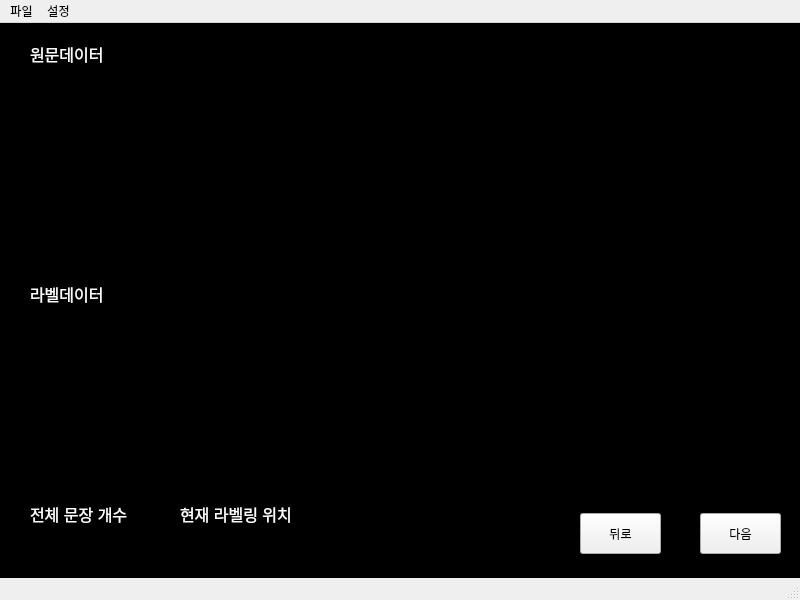
<?xml version="1.0" encoding="UTF-8"?>
<ui version="4.0">
 <class>MainWindow</class>
 <widget class="QMainWindow" name="MainWindow">
  <property name="geometry">
   <rect>
    <x>0</x>
    <y>0</y>
    <width>800</width>
    <height>600</height>
   </rect>
  </property>
  <property name="windowTitle">
   <string>MainWindow</string>
  </property>
  <widget class="QWidget" name="centralwidget">
   <widget class="QLabel" name="background">
    <property name="enabled">
     <bool>false</bool>
    </property>
    <property name="geometry">
     <rect>
      <x>-200</x>
      <y>-60</y>
      <width>1271</width>
      <height>1001</height>
     </rect>
    </property>
    <property name="styleSheet">
     <string notr="true">background:black;
</string>
    </property>
    <property name="text">
     <string/>
    </property>
   </widget>
   <widget class="QLabel" name="orgdata">
    <property name="geometry">
     <rect>
      <x>30</x>
      <y>20</y>
      <width>81</width>
      <height>21</height>
     </rect>
    </property>
    <property name="font">
     <font>
      <pointsize>12</pointsize>
     </font>
    </property>
    <property name="styleSheet">
     <string notr="true">color:white;</string>
    </property>
    <property name="text">
     <string>원문데이터</string>
    </property>
   </widget>
   <widget class="QLabel" name="labeldata">
    <property name="geometry">
     <rect>
      <x>30</x>
      <y>260</y>
      <width>81</width>
      <height>21</height>
     </rect>
    </property>
    <property name="font">
     <font>
      <pointsize>12</pointsize>
     </font>
    </property>
    <property name="styleSheet">
     <string notr="true">color:white;</string>
    </property>
    <property name="text">
     <string>라벨데이터</string>
    </property>
   </widget>
   <widget class="QPushButton" name="next">
    <property name="geometry">
     <rect>
      <x>700</x>
      <y>490</y>
      <width>81</width>
      <height>41</height>
     </rect>
    </property>
    <property name="text">
     <string>다음</string>
    </property>
   </widget>
   <widget class="QPushButton" name="prev">
    <property name="geometry">
     <rect>
      <x>580</x>
      <y>490</y>
      <width>81</width>
      <height>41</height>
     </rect>
    </property>
    <property name="text">
     <string>뒤로</string>
    </property>
   </widget>
   <widget class="QTextEdit" name="label_value">
    <property name="geometry">
     <rect>
      <x>30</x>
      <y>300</y>
      <width>711</width>
      <height>141</height>
     </rect>
    </property>
    <property name="styleSheet">
     <string notr="true">QTextEdit {
                color: white;
                font-size: 14px;
                background-color: black;
            }
</string>
    </property>
    <property name="html">
     <string>&lt;!DOCTYPE HTML PUBLIC &quot;-//W3C//DTD HTML 4.0//EN&quot; &quot;http://www.w3.org/TR/REC-html40/strict.dtd&quot;&gt;
&lt;html&gt;&lt;head&gt;&lt;meta name=&quot;qrichtext&quot; content=&quot;1&quot; /&gt;&lt;meta charset=&quot;utf-8&quot; /&gt;&lt;style type=&quot;text/css&quot;&gt;
p, li { white-space: pre-wrap; }
hr { height: 1px; border-width: 0; }
li.unchecked::marker { content: &quot;\2610&quot;; }
li.checked::marker { content: &quot;\2612&quot;; }
&lt;/style&gt;&lt;/head&gt;&lt;body style=&quot; font-family:'맑은 고딕'; font-size:14px; font-weight:400; font-style:normal;&quot; bgcolor=&quot;#000000&quot;&gt;
&lt;p style=&quot; margin-top:0px; margin-bottom:0px; margin-left:0px; margin-right:0px; -qt-block-indent:0; text-indent:0px;&quot;&gt;&lt;span style=&quot; font-size:12pt;&quot;&gt; &lt;/span&gt;&lt;/p&gt;&lt;/body&gt;&lt;/html&gt;</string>
    </property>
   </widget>
   <widget class="QTextEdit" name="org_value">
    <property name="geometry">
     <rect>
      <x>30</x>
      <y>50</y>
      <width>711</width>
      <height>141</height>
     </rect>
    </property>
    <property name="styleSheet">
     <string notr="true">QTextEdit {
                color: white;
                font-size: 14px;
                background-color: black;
            }
</string>
    </property>
    <property name="html">
     <string>&lt;!DOCTYPE HTML PUBLIC &quot;-//W3C//DTD HTML 4.0//EN&quot; &quot;http://www.w3.org/TR/REC-html40/strict.dtd&quot;&gt;
&lt;html&gt;&lt;head&gt;&lt;meta name=&quot;qrichtext&quot; content=&quot;1&quot; /&gt;&lt;meta charset=&quot;utf-8&quot; /&gt;&lt;style type=&quot;text/css&quot;&gt;
p, li { white-space: pre-wrap; }
hr { height: 1px; border-width: 0; }
li.unchecked::marker { content: &quot;\2610&quot;; }
li.checked::marker { content: &quot;\2612&quot;; }
&lt;/style&gt;&lt;/head&gt;&lt;body style=&quot; font-family:'맑은 고딕'; font-size:14px; font-weight:400; font-style:normal;&quot; bgcolor=&quot;#000000&quot;&gt;
&lt;p style=&quot; margin-top:0px; margin-bottom:0px; margin-left:0px; margin-right:0px; -qt-block-indent:0; text-indent:0px;&quot;&gt;&lt;span style=&quot; font-size:12pt;&quot;&gt; &lt;/span&gt;&lt;/p&gt;&lt;/body&gt;&lt;/html&gt;</string>
    </property>
   </widget>
   <widget class="QLabel" name="labeldata_2">
    <property name="geometry">
     <rect>
      <x>180</x>
      <y>480</y>
      <width>131</width>
      <height>21</height>
     </rect>
    </property>
    <property name="font">
     <font>
      <pointsize>12</pointsize>
     </font>
    </property>
    <property name="styleSheet">
     <string notr="true">color:white;</string>
    </property>
    <property name="text">
     <string>현재 라벨링 위치</string>
    </property>
   </widget>
   <widget class="QLabel" name="labeldata_3">
    <property name="geometry">
     <rect>
      <x>30</x>
      <y>480</y>
      <width>131</width>
      <height>21</height>
     </rect>
    </property>
    <property name="font">
     <font>
      <pointsize>12</pointsize>
     </font>
    </property>
    <property name="styleSheet">
     <string notr="true">color:white;</string>
    </property>
    <property name="text">
     <string>전체 문장 개수</string>
    </property>
   </widget>
   <widget class="QLabel" name="allsentence_value">
    <property name="geometry">
     <rect>
      <x>30</x>
      <y>510</y>
      <width>111</width>
      <height>21</height>
     </rect>
    </property>
    <property name="font">
     <font>
      <pointsize>12</pointsize>
     </font>
    </property>
    <property name="styleSheet">
     <string notr="true">color:white;</string>
    </property>
    <property name="text">
     <string/>
    </property>
   </widget>
   <widget class="QLineEdit" name="nowsentence_value">
    <property name="geometry">
     <rect>
      <x>180</x>
      <y>510</y>
      <width>121</width>
      <height>21</height>
     </rect>
    </property>
    <property name="styleSheet">
     <string notr="true">background:black;
color:white;</string>
    </property>
   </widget>
  </widget>
  <widget class="QMenuBar" name="menubar">
   <property name="geometry">
    <rect>
     <x>0</x>
     <y>0</y>
     <width>800</width>
     <height>22</height>
    </rect>
   </property>
   <widget class="QMenu" name="menugd">
    <property name="title">
     <string>파일</string>
    </property>
    <addaction name="fileopen"/>
   </widget>
   <widget class="QMenu" name="menu">
    <property name="title">
     <string>설정</string>
    </property>
    <addaction name="add_open"/>
   </widget>
   <addaction name="menugd"/>
   <addaction name="menu"/>
  </widget>
  <widget class="QStatusBar" name="statusbar"/>
  <action name="fileopen">
   <property name="text">
    <string>파일열기</string>
   </property>
  </action>
  <action name="action_2">
   <property name="text">
    <string>자동저장</string>
   </property>
  </action>
  <action name="add_open">
   <property name="text">
    <string>추가예정</string>
   </property>
  </action>
 </widget>
 <resources/>
 <connections/>
</ui>
